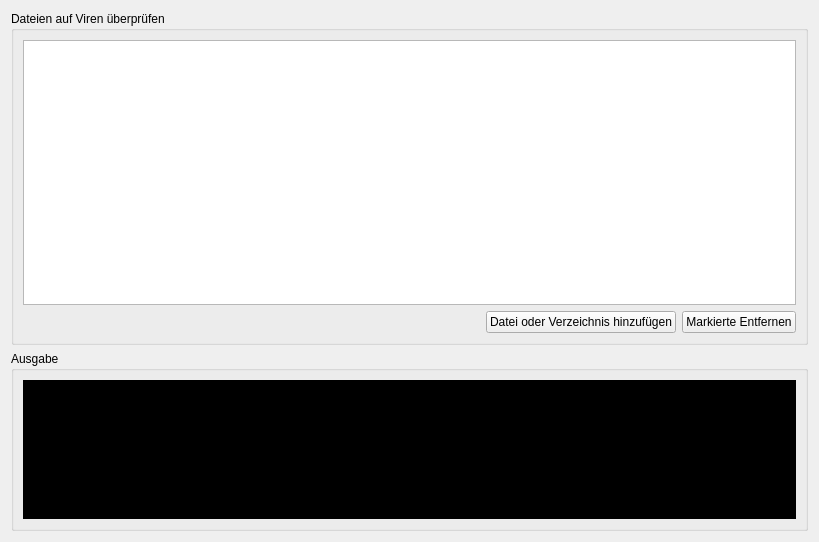
<?xml version="1.0" encoding="UTF-8"?>
<ui version="4.0">
 <class>TabVirusScan</class>
 <widget class="QWidget" name="TabVirusScan">
  <property name="geometry">
   <rect>
    <x>0</x>
    <y>0</y>
    <width>819</width>
    <height>542</height>
   </rect>
  </property>
  <property name="windowTitle">
   <string>Form</string>
  </property>
  <layout class="QVBoxLayout" name="verticalLayout">
   <item>
    <widget class="QGroupBox" name="groupBox_ScanFiles">
     <property name="enabled">
      <bool>true</bool>
     </property>
     <property name="title">
      <string>Dateien auf Viren überprüfen</string>
     </property>
     <layout class="QVBoxLayout" name="verticalLayout_3">
      <item>
       <widget class="QTableWidget" name="tableWidget_ScanFiles">
        <property name="toolTip">
         <string>Dateien die von der Überprüfung ausgeschlossen werden.</string>
        </property>
        <property name="editTriggers">
         <set>QAbstractItemView::NoEditTriggers</set>
        </property>
        <property name="alternatingRowColors">
         <bool>true</bool>
        </property>
        <property name="selectionMode">
         <enum>QAbstractItemView::MultiSelection</enum>
        </property>
        <property name="selectionBehavior">
         <enum>QAbstractItemView::SelectRows</enum>
        </property>
        <property name="cornerButtonEnabled">
         <bool>false</bool>
        </property>
        <property name="rowCount">
         <number>0</number>
        </property>
        <attribute name="horizontalHeaderMinimumSectionSize">
         <number>1</number>
        </attribute>
        <attribute name="horizontalHeaderShowSortIndicator" stdset="0">
         <bool>false</bool>
        </attribute>
       </widget>
      </item>
      <item>
       <layout class="QHBoxLayout" name="horizontalLayout_3">
        <item>
         <spacer name="horizontalSpacer_2">
          <property name="orientation">
           <enum>Qt::Horizontal</enum>
          </property>
          <property name="sizeHint" stdset="0">
           <size>
            <width>40</width>
            <height>20</height>
           </size>
          </property>
         </spacer>
        </item>
        <item>
         <widget class="QPushButton" name="pushButton_DirectoriesFilesScan">
          <property name="toolTip">
           <string>Verzeichnisse auswählen, deren Inhalte von ClamAV nicht überprüft werden sollen.</string>
          </property>
          <property name="text">
           <string>Datei oder Verzeichnis hinzufügen</string>
          </property>
          <property name="icon">
           <iconset theme="document-open-folder">
            <normaloff/>
           </iconset>
          </property>
         </widget>
        </item>
        <item>
         <widget class="QPushButton" name="pushButton_ClearListScanFiles">
          <property name="toolTip">
           <string>Ausgewählte Datei entfernen.</string>
          </property>
          <property name="text">
           <string>Markierte Entfernen</string>
          </property>
          <property name="icon">
           <iconset theme="edit-clear-list">
            <normaloff/>
           </iconset>
          </property>
         </widget>
        </item>
       </layout>
      </item>
     </layout>
    </widget>
   </item>
   <item>
    <widget class="QGroupBox" name="groupBox">
     <property name="maximumSize">
      <size>
       <width>16777215</width>
       <height>180</height>
      </size>
     </property>
     <property name="title">
      <string>Ausgabe</string>
     </property>
     <layout class="QHBoxLayout" name="horizontalLayout">
      <item>
       <widget class="QPlainTextEdit" name="plainTextEdit">
        <property name="autoFillBackground">
         <bool>false</bool>
        </property>
        <property name="styleSheet">
         <string notr="true">background-color: rgb(0, 0, 0);
color: rgb(255, 255, 255);
font: 75 12pt &quot;Oxygen-Sans&quot;;</string>
        </property>
        <property name="documentTitle">
         <string/>
        </property>
        <property name="undoRedoEnabled">
         <bool>false</bool>
        </property>
        <property name="readOnly">
         <bool>true</bool>
        </property>
        <property name="overwriteMode">
         <bool>true</bool>
        </property>
        <property name="backgroundVisible">
         <bool>false</bool>
        </property>
        <property name="centerOnScroll">
         <bool>false</bool>
        </property>
        <property name="placeholderText">
         <string/>
        </property>
       </widget>
      </item>
     </layout>
    </widget>
   </item>
  </layout>
 </widget>
 <resources>
  <include location="../clamui.qrc"/>
 </resources>
 <connections/>
</ui>
